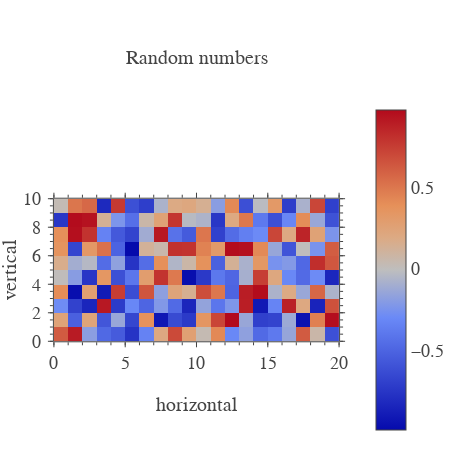

The code cell stored with this chart in its notebook:
### Code cell
plt.show(heatmap)

### Figure 1 — Plotly figure (JSON) as saved in the notebook; plotly's stock layout.template omitted (floating-point values rounded to 4 significant figures; data arrays with more than 128 entries replaced by an {"elided": "..."} marker saying what was removed)
{"data": [{"dx": 1, "dy": 1, "transpose": true, "type": "heatmap", "uid": "8e0857d9-be65-471c-86d4-f8b4e79e7b2e", "x": [0, 1, 2, 3, 4, 5, 6, 7, 8, 9, 10, 11, 12, 13, 14, 15, 16, 17, 18, 19, 20], "y": [0, 1, 2, 3, 4, 5, 6, 7, 8, 9, 10], "z": {"elided": "20x10 float values"}}, {"type": "heatmap", "uid": "a5fad54b-3f5f-4f66-ab22-07fb1c317f1d", "visible": false, "xaxis": "x101", "yaxis": "y101"}, {"type": "heatmap", "uid": "bef8548f-87ef-4ecc-b329-02cc76673f3a", "visible": false, "xaxis": "x201", "yaxis": "y201"}], "layout": {"annotations": [{"font": {"family": "Arial", "size": 20}, "name": "title", "showarrow": false, "text": "Random numbers", "x": 0.5, "xanchor": "center", "xref": "paper", "y": 1, "yanchor": "bottom", "yref": "paper", "yshift": 30}], "font": {"family": "Arial", "size": 18}, "height": 450, "margin": {"b": 0, "l": 0, "r": 10}, "titlefont": {"family": "Arial", "size": 20}, "width": 450, "xaxis": {"anchor": "y", "automargin": true, "constrain": "domain", "dtick": 5, "hoverformat": ".f", "range": [0, 20], "showgrid": false, "showline": false, "showticklabels": true, "ticklen": 5, "ticks": "outside", "title": "horizontal", "titlefont": {"family": "Arial", "size": 20}, "zeroline": false}, "xaxis101": {"anchor": "y", "automargin": true, "constrain": "domain", "dtick": 5, "overlaying": "x", "range": [0, 20], "scaleanchor": "x", "showgrid": false, "showline": false, "showticklabels": false, "side": "top", "ticklen": 5, "ticks": "outside", "zeroline": false}, "xaxis201": {"anchor": "y", "automargin": true, "constrain": "domain", "dtick": 1, "mirror": "ticks", "overlaying": "x", "range": [0, 20], "scaleanchor": "x", "showgrid": false, "showline": true, "showticklabels": false, "ticklen": 3, "ticks": "outside", "zeroline": false}, "yaxis": {"anchor": "x", "automargin": true, "constrain": "domain", "dtick": 2, "hoverformat": ".f", "range": [0, 10], "scaleanchor": "x", "showgrid": false, "showline": false, "showticklabels": true, "ticklen": 5, "tickprefix": " ", "ticks": "outside", "ticksuffix": " ", "title": "vertical", "titlefont": {"family": "Arial", "size": 20}, "zeroline": false}, "yaxis101": {"anchor": "x", "automargin": true, "constrain": "domain", "dtick": 2, "overlaying": "y", "range": [0, 10], "scaleanchor": "y", "showgrid": false, "showline": false, "showticklabels": false, "side": "right", "ticklen": 5, "ticks": "outside", "zeroline": false}, "yaxis201": {"anchor": "x", "automargin": true, "constrain": "domain", "dtick": 0.5, "mirror": "ticks", "overlaying": "y", "range": [0, 10], "scaleanchor": "y", "showgrid": false, "showline": true, "showticklabels": false, "ticklen": 3, "ticks": "outside", "zeroline": false}}}
